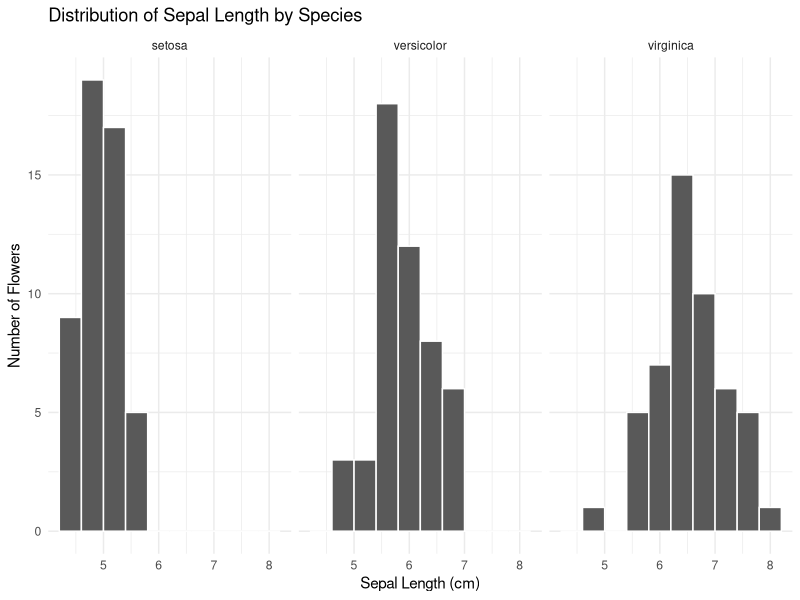
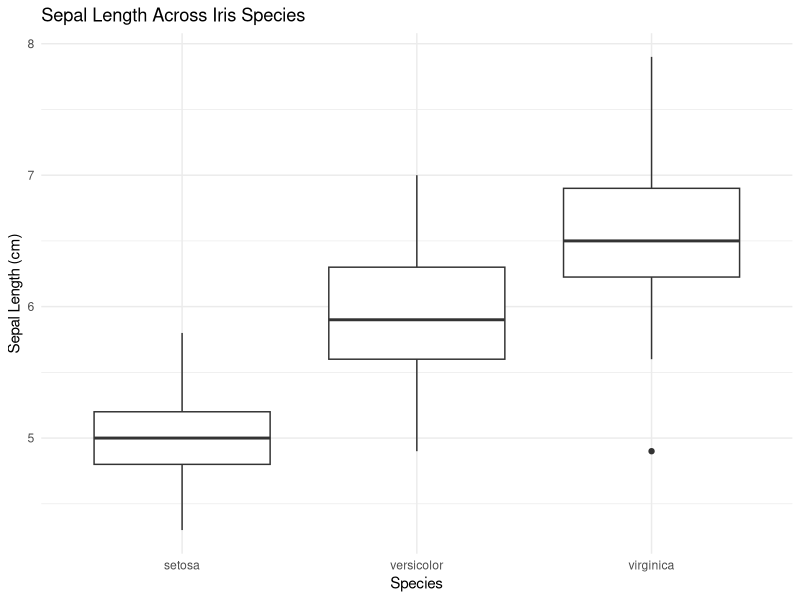
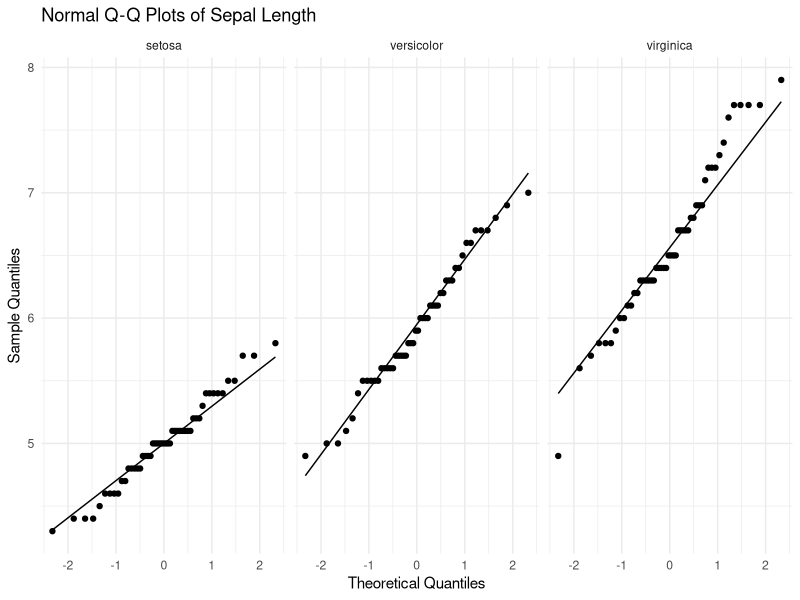
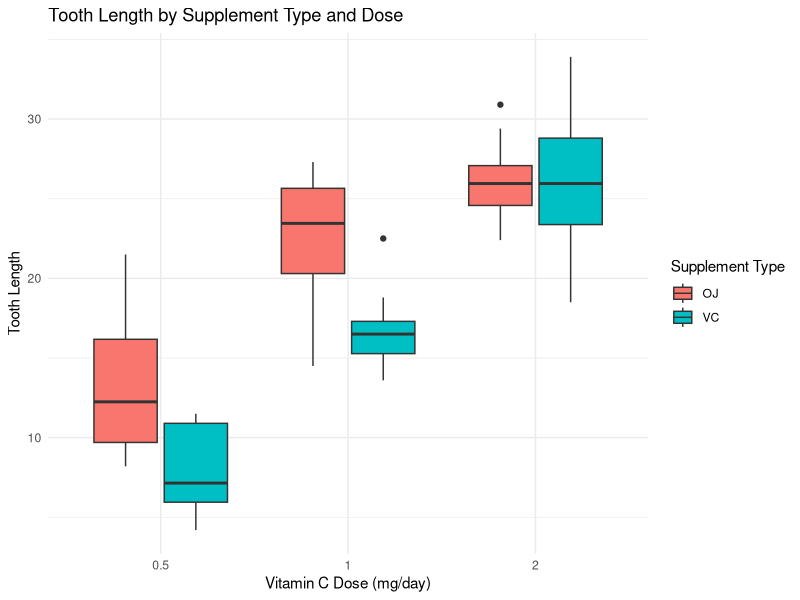
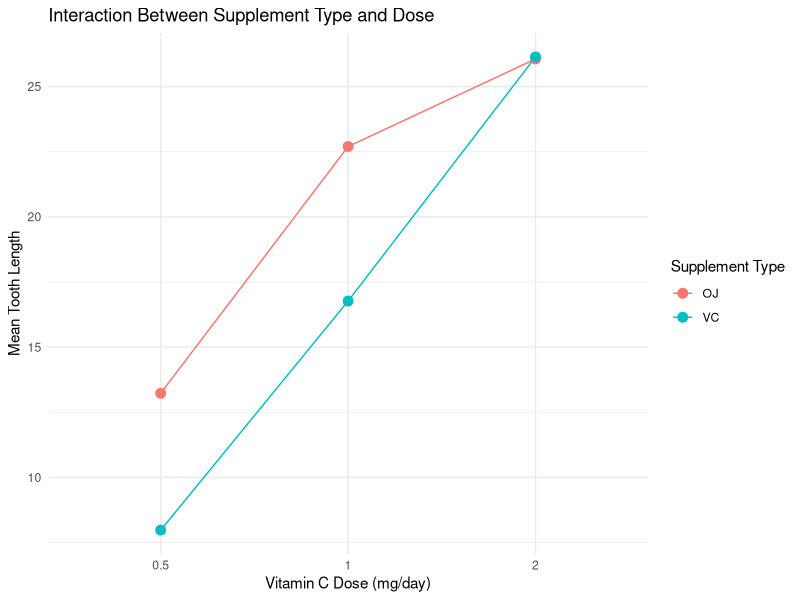
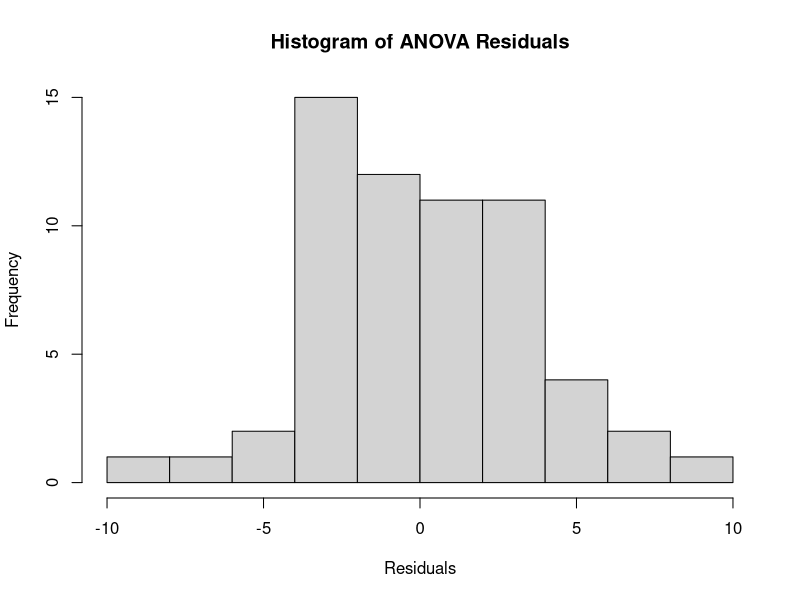
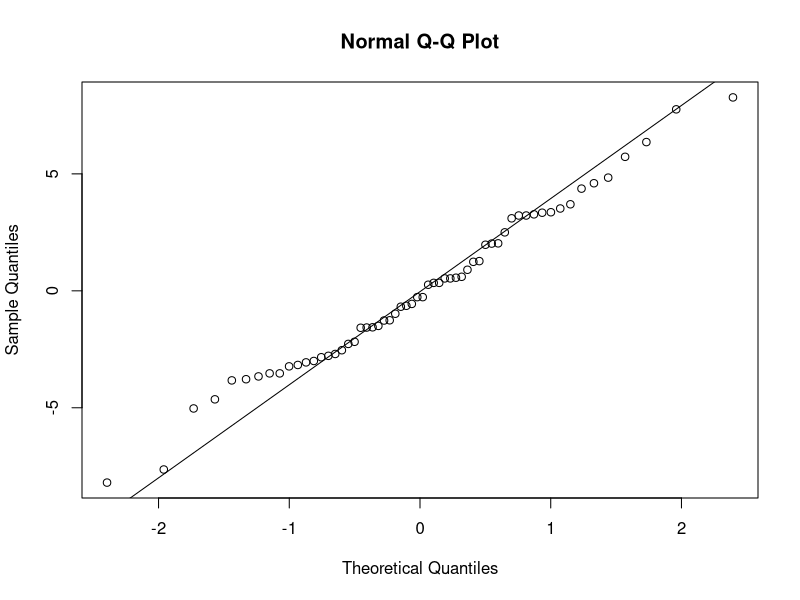

R code for these plots, in order:
# BIO 118 Laboratory Exercise 6B
# Comparing Groups: Three or More Groups and Two-Factor Comparisons

# 6.1. Comparing Means of More than Two Groups
# 6.1.1 Load and inspect the data
# Load the dataset
data("iris")
# Inspect the data
head(iris)
str(iris)
summary(iris)
# Count the observations in each species
table(iris$Species)

# 6.1.2 Explore the data
library(ggplot2)
# Histograms by species
ggplot(iris, aes(x = Sepal.Length)) +
  geom_histogram(bins = 10, color = "white") +
  facet_wrap(~Species) +
  labs(
    title = "Distribution of Sepal Length by Species",
    x = "Sepal Length (cm)",
    y = "Number of Flowers"
  ) +
  theme_minimal()

# create a box plot
ggplot(iris, aes(x = Species, y = Sepal.Length)) +
  geom_boxplot() +
  labs(
    title = "Sepal Length Across Iris Species",
    x = "Species",
    y = "Sepal Length (cm)"
  ) +
  theme_minimal()

# calculate descriptive statistics
library(dplyr)
iris %>%
  group_by(Species) %>%
  summarise(
    n = n(),
    mean_length = mean(Sepal.Length),
    sd_length = sd(Sepal.Length)
  )

# 6.1.4 Assess the Assumptions and Choose an Appropriate Test
# A. Assess Normality
# create a Q-Q plot
ggplot(iris, aes(sample = Sepal.Length)) +
  stat_qq() +
  stat_qq_line() +
  facet_wrap(~Species) +
  labs(
    title = "Normal Q-Q Plots of Sepal Length",
    x = "Theoretical Quantiles",
    y = "Sample Quantiles"
  ) +
  theme_minimal()

# perform Shapiro test on iris setosa
shapiro.test(
  iris$Sepal.Length[iris$Species == "setosa"]
)

# Shapiro test on iris versicolor
shapiro.test(
  iris$Sepal.Length[iris$Species == "versicolor"]
)

# Shapiro test on iris virginica
shapiro.test(
  iris$Sepal.Length[iris$Species == "virginica"]
)

# B. Assess Equality of Variances
# perform levene’s test
library(car)
leveneTest(
  Sepal.Length ~ Species,
  data = iris
)

# 6.1.5 Perform One-Way ANOVA
# Perform one-way ANOVA
anova_result <- aov(
  Sepal.Length ~ Species,
  data = iris
)
# Display the ANOVA results
summary(anova_result)

# 6.1.6 Conduct Pairwise Comparisons Using Tukey's HSD
# Perform Tukey's HSD test
TukeyHSD(anova_result)

# 6.1.7 Perform the Kruskal–Wallis Test
# Perform the Kruskal-Wallis test
kruskal.test(
  Sepal.Length ~ Species,
  data = iris
)

# 6.1.8 Conduct Pairwise Comparisons After Kruskal–Wallis
pairwise.wilcox.test(
  iris$Sepal.Length,
  iris$Species,
  p.adjust.method = "bonferroni"
)

# 6.2. Comparing Means Across Two Factors
# 6.2.2 Load and inspect the data
# Load the dataset
data("ToothGrowth")
# Inspect the data
head(ToothGrowth)
str(ToothGrowth)
summary(ToothGrowth)
# Check the number of observations
nrow(ToothGrowth)
# Count observations by supplement type and dose
table(ToothGrowth$supp, ToothGrowth$dose)

# Convert dose to a categorical variable
ToothGrowth$dose <- as.factor(ToothGrowth$dose)
# Verify the variable types
str(ToothGrowth)

# 6.2.4 Explore the Data
# summarize the observations
library(dplyr)
ToothGrowth_summary <- ToothGrowth %>%
  group_by(supp, dose) %>%
  summarise(
    n = n(),
    mean_length = mean(len),
    sd_length = sd(len),
    .groups = "drop" # removes grouping after calculations are complete
  )
# compare mean tooth lengths
library(ggplot2)
ggplot(
  ToothGrowth,
  aes(x = dose, y = len, fill = supp)
) +
  geom_boxplot() +
  labs(
    title = "Tooth Length by Supplement Type and Dose",
    x = "Vitamin C Dose (mg/day)",
    y = "Tooth Length",
    fill = "Supplement Type"
  ) +
  theme_minimal()

# create an interaction plot
ggplot(
  ToothGrowth_summary,
  aes(
    x = dose,
    y = mean_length,
    color = supp,
    group = supp
  )
) +
  geom_line() +
  geom_point(size=3) +
  labs(
    title = "Interaction Between Supplement Type and Dose",
    x = "Vitamin C Dose (mg/day)",
    y = "Mean Tooth Length",
    color = "Supplement Type"
  ) +
  theme_minimal()

# 6.2.5 Assess the Assumptions
# A. Fit the model
# Fit the two-way ANOVA model
anova_result <- aov(
  len ~ supp * dose,
  data = ToothGrowth
)
# Inspect the model
summary(anova_result)

# B. Examine the residuals
# Histogram of residuals
hist(
  residuals(anova_result),
  main = "Histogram of ANOVA Residuals",
  xlab = "Residuals"
)

# Normal Q-Q plot
qqnorm(residuals(anova_result))
qqline(residuals(anova_result))

# # perform Shapiro test
shapiro.test(residuals(anova_result))

# C. Assess equality of variances
library(car)
leveneTest(
  len ~ supp * dose,
  data = ToothGrowth
)

# 6.2.6 Perform Two-Way ANOVA
# Display the two-way ANOVA results
summary(anova_result)

# 6.2.7 Conduct Follow-Up Comparisons
# # Compare supplement types
TukeyHSD(
  anova_result,
  which = "supp"
)

# # Compare dose levels
TukeyHSD(
  anova_result,
  which = "dose"
)
